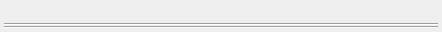
<?xml version="1.0" encoding="UTF-8"?>
<ui version="4.0">
 <class>GUI_PlayerPlugin</class>
 <widget class="QWidget" name="GUI_PlayerPlugin">
  <property name="geometry">
   <rect>
    <x>0</x>
    <y>0</y>
    <width>442</width>
    <height>32</height>
   </rect>
  </property>
  <property name="sizePolicy">
   <sizepolicy hsizetype="Preferred" vsizetype="Maximum">
    <horstretch>0</horstretch>
    <verstretch>0</verstretch>
   </sizepolicy>
  </property>
  <layout class="QVBoxLayout" name="verticalLayout">
   <property name="spacing">
    <number>0</number>
   </property>
   <property name="leftMargin">
    <number>4</number>
   </property>
   <property name="topMargin">
    <number>0</number>
   </property>
   <property name="rightMargin">
    <number>4</number>
   </property>
   <property name="bottomMargin">
    <number>3</number>
   </property>
   <item>
    <widget class="QWidget" name="header_widget" native="true">
     <layout class="QGridLayout" name="gridLayout">
      <property name="leftMargin">
       <number>0</number>
      </property>
      <property name="topMargin">
       <number>0</number>
      </property>
      <property name="rightMargin">
       <number>0</number>
      </property>
      <property name="bottomMargin">
       <number>0</number>
      </property>
      <property name="verticalSpacing">
       <number>3</number>
      </property>
      <item row="0" column="1">
       <widget class="PluginCloseButton" name="btn_close">
        <property name="sizePolicy">
         <sizepolicy hsizetype="Minimum" vsizetype="Maximum">
          <horstretch>0</horstretch>
          <verstretch>0</verstretch>
         </sizepolicy>
        </property>
        <property name="minimumSize">
         <size>
          <width>20</width>
          <height>20</height>
         </size>
        </property>
        <property name="maximumSize">
         <size>
          <width>20</width>
          <height>20</height>
         </size>
        </property>
        <property name="text">
         <string/>
        </property>
        <property name="flat">
         <bool>true</bool>
        </property>
       </widget>
      </item>
      <item row="1" column="0" colspan="2">
       <widget class="Line" name="line">
        <property name="orientation">
         <enum>Qt::Horizontal</enum>
        </property>
       </widget>
      </item>
      <item row="0" column="0">
       <widget class="QLabel" name="lab_title">
        <property name="sizePolicy">
         <sizepolicy hsizetype="Preferred" vsizetype="Maximum">
          <horstretch>0</horstretch>
          <verstretch>0</verstretch>
         </sizepolicy>
        </property>
        <property name="font">
         <font>
          <weight>75</weight>
          <bold>true</bold>
         </font>
        </property>
        <property name="text">
         <string/>
        </property>
       </widget>
      </item>
     </layout>
    </widget>
   </item>
   <item>
    <widget class="Line" name="line_2">
     <property name="orientation">
      <enum>Qt::Horizontal</enum>
     </property>
    </widget>
   </item>
  </layout>
 </widget>
 <customwidgets>
  <customwidget>
   <class>PluginCloseButton</class>
   <extends>QPushButton</extends>
   <header>Gui/Plugins/Generic/PluginCloseButton.h</header>
  </customwidget>
 </customwidgets>
 <resources/>
 <connections/>
</ui>
